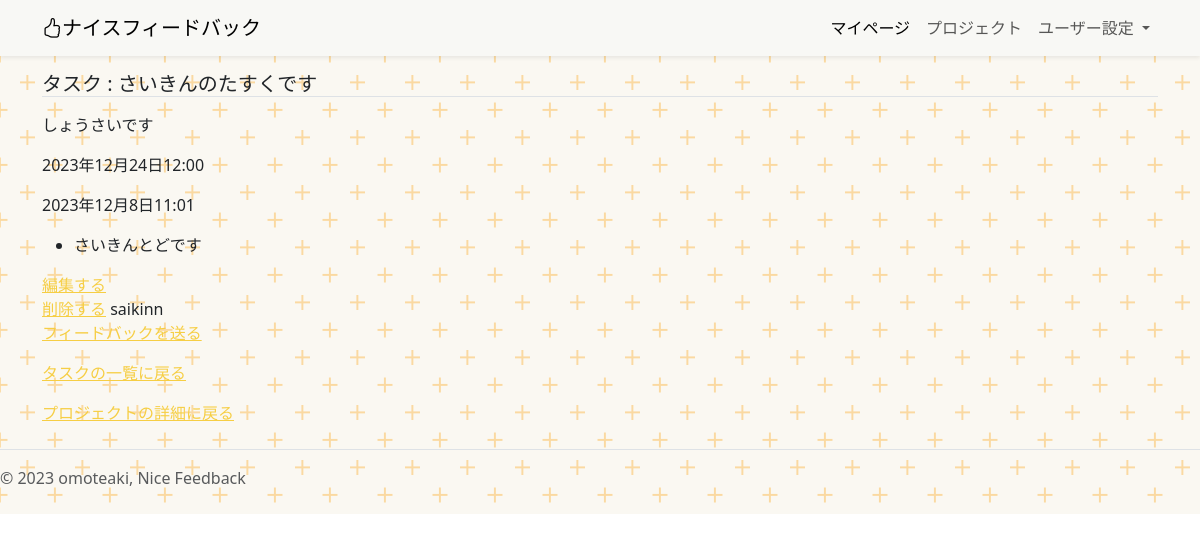
Page /task-detail/11 (signed in) on the earlier database version.
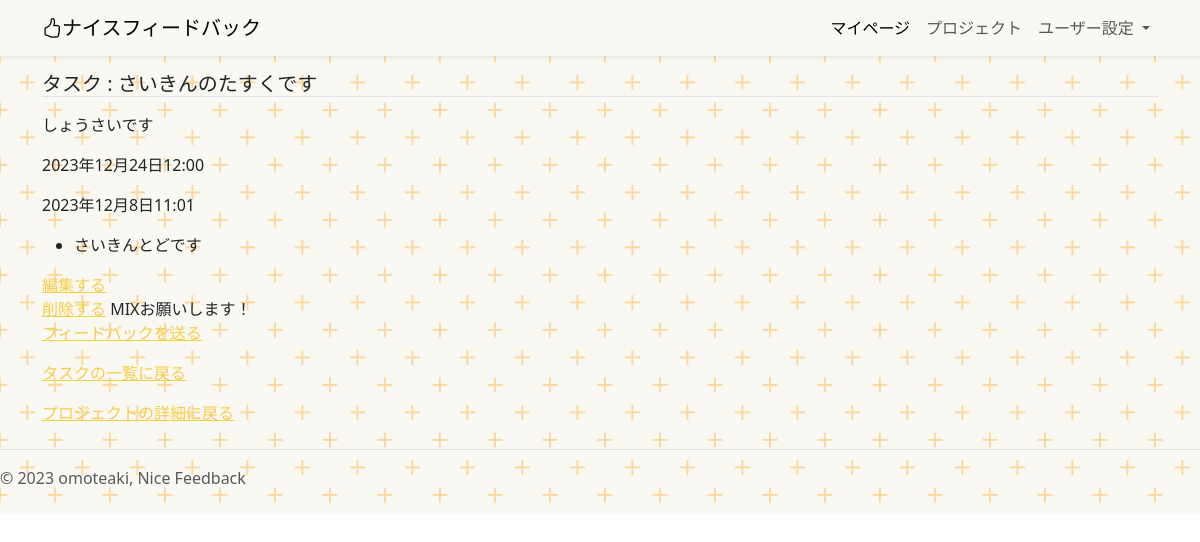
Same page on the later database version.
### project/models.py (models this page shows, shortened)
class Task(models.Model):
    title = models.CharField(
        verbose_name="タイトル",
        max_length=30,
    )
    content = models.TextField(
        verbose_name="本文"
    )
    deadline_datetime = models.DateTimeField(
        verbose_name="締め切り日時",
    )
    added_at = models.DateTimeField(
        verbose_name="タスクを追加した日時",
        auto_now_add=True,
    )
    project = models.ForeignKey(
        Project,
        verbose_name="プロジェクト",
        on_delete=models.CASCADE
    )

class Project(models.Model):
    title = models.CharField(
        verbose_name="プロジェクトのタイトル",
        max_length=30,
    )
    about = models.TextField(
        verbose_name="このプロジェクトについて"
    )
    purpose = models.TextField(
        verbose_name="このプロジェクトで実現したいこと",
        null=True
    )
    deadline_datetime = models.DateTimeField(
        verbose_name="締め切り日時",
    )
    reference_image1 = models.ImageField(
        verbose_name="参考画像1",
        upload_to="references",
        blank=True,
        null=True,
    )
    reference_image2 = models.ImageField(
        verbose_name="参考画像2",
        upload_to="references",
        blank=True,
        null=True,
    )
    reference_image3 = models.ImageField(
        verbose_name="参考画像3",
        upload_to="references",
        blank=True,
        null=True,
    )
    reference_movie1 = models.FileField(
        verbose_name="参考動画1",
        upload_to="references",
        blank=True,
        null=True,
    )
    reference_movie2 = models.FileField(
        verbose_name="参考動画2",
        upload_to="references",
        blank=True,
        null=True,
    )
    reference_movie3 = models.FileField(
        verbose_name="参考動画3",
        upload_to="references",
        blank=True,
        null=True,
    )
    reference_music1 = models.FileField(
        verbose_name="参考音源1",
        upload_to="references",
        blank=True,
        null=True,
    )
    reference_music2 = models.FileField(
        verbose_name="参考音源2",
        upload_to="references",
        blank=True,
        null=True,
    )
    reference_music3 = models.FileField(
        verbose_name="参考音源3",
        upload_to="references",
        blank=True,
        null=True,
    )
    reference_url1 = models.URLField(
        verbose_name="参考URL1",
        blank=True,
        null=True,
    )
    reference_url2 = models.URLField(
        verbose_name="参考URL2",
        blank=True,
        null=True,
    )
    reference_url3 = models.URLField(
        verbose_name="参考URL3",
        blank=True,
        null=True,
    )
    created_at = models.DateTimeField(
        verbose_name="プロジェクトを登録した日時",
        auto_now_add=True,
    )
    updated_at = models.DateTimeField(
        verbose_name="プロジェクトの詳細を更新した時間",
        auto_now=True,
    )
    orderer_user = models.ForeignKey(
        CustomUser,
        verbose_name="発注者",
        on_delete=models.PROTECT,
        related_name="orderer_user",
    )
    contractor_user = models.ForeignKey(
        CustomUser,
        verbose_name="受注者",
        on_delete=models.PROTECT,
        related_name="contractor_user",
    )
    orderer_users = models.ManyToManyField(
        CustomUser,
        verbose_name="発注者のサポーター",
        blank=True,
        related_name="orderer_users",
    )
    contractor_users = models.ManyToManyField(
        CustomUser,
        verbose_name="受注者のサポーター",
        blank=True,
        related_name="contractor_users",
    )
    created_user = models.ForeignKey(
        CustomUser,
        verbose_name="プロジェクトの作成者",
        on_delete=models.PROTECT,
        related_name="created_user"
    )
    is_done = models.BooleanField(
        default=False,
        help_text="プロジェクトが完了したらTrue"
    )
    is_accepted = models.BooleanField(
        default=False,
        help_text="プロジェクトを確認してもらえたらTrue"
    )
    feedback_rule = models.ForeignKey(
        UserDetail,
        verbose_name="受注した人が設定したフィードバックルール",
        on_delete=models.CASCADE,
        blank=True,
        null=True,
    )
    def __str__(self):
        return self.title

### project/views.py (the view)
# urls.py: path('task-detail/<int:pk>', views.TaskDetailView.as_view(), name="task_detail"),
class TaskDetailView(DetailView):
    template_name = "task_detail.html"
    model = Task
    def get_context_data(self, **kwargs):
        context = super().get_context_data(**kwargs)
        context["feedbacks"] = Feedback.objects.filter(task_id=self.object)
        context["todos"] = ToDo.objects.filter(task_id=self.object)
        print(context["feedbacks"])
        return context

### project/models.py (called while the page is built)
    def __str__(self):
        return self.title

### project/templates/task_detail.html (shortened to what this page needs)
{% extends "base.html" %}
{% block contents %}
<div class="container">
  <h5 class="border-bottom">タスク : {{object.title}}</h5>
  <p>{{object.content}}</p>
  <p>{{object.deadline_datetime}}</p>
  <p>{{object.added_at}}</p>
  <ul>
    {% for todo in todos %}
    <li>{{todo}}</li>
    {% endfor %}
  </ul>
  <a href="{% url "project:task_edit" object.pk %}">編集する</a><br>
  <a href="{% url "project:task_delete" object.pk %}">削除する</a>
  {{object.project}}
  <p><a href="{% url "feedback:feedback_add" object.pk object.project_id %}">フィードバックを送る</a></p>
  <p><a href="{% url "project:task_list" object.project_id %}">タスクの一覧に戻る</a></p>
  <p><a href="{% url "project:project_detail" object.project_id %}">プロジェクトの詳細に戻る</a></p>
</div>
{% endblock %}

Differences in the rows shown:
changed through a linked row, Task "さいきんのたすくです": project "saikinn" → "MIXお願いします！"
